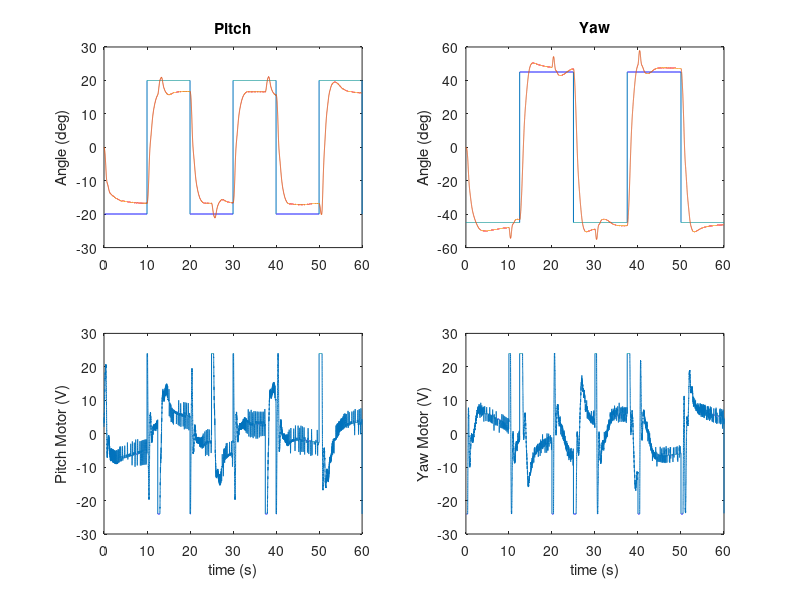

Recreate this plot in MATLAB. (Note: this script raises an error after producing the figure.)
%%
clear; clc; close all;

%%
% Load measured data from past run
load('DataPPControl.mat');
% store in variables
t = DataPPControl(1,:); % time (s)
Vp = DataPPControl(2,:); % pitch voltage (V)
theta_d = 180/pi*DataPPControl(3,:); % desired pitch angle (deg)
theta = 180/pi*DataPPControl(4,:); % pitch angle (deg)
Vy = DataPPControl(5,:); % yaw voltage (V)
yaw_d = 180/pi*DataPPControl(6,:); % desired yaw angle (deg)
yaw = 180/pi*DataPPControl(7,:); % yaw angle (deg)
%
figure;
subplot(2,2,1);
plot(t,theta_d,t,theta);
title('Pitch');
ylabel('Angle (deg)');
subplot(2,2,3);
plot(t,Vp);
ylabel('Pitch Motor (V)');
xlabel('time (s)');
% 
subplot(2,2,2);
plot(t,yaw_d,t,yaw);
title('Yaw');
ylabel('Angle (deg)');
subplot(2,2,4);
plot(t,Vy);
ylabel('Yaw Motor (V)');
xlabel('time (s)');
sgtitle('Pole placement PD Control Response');
